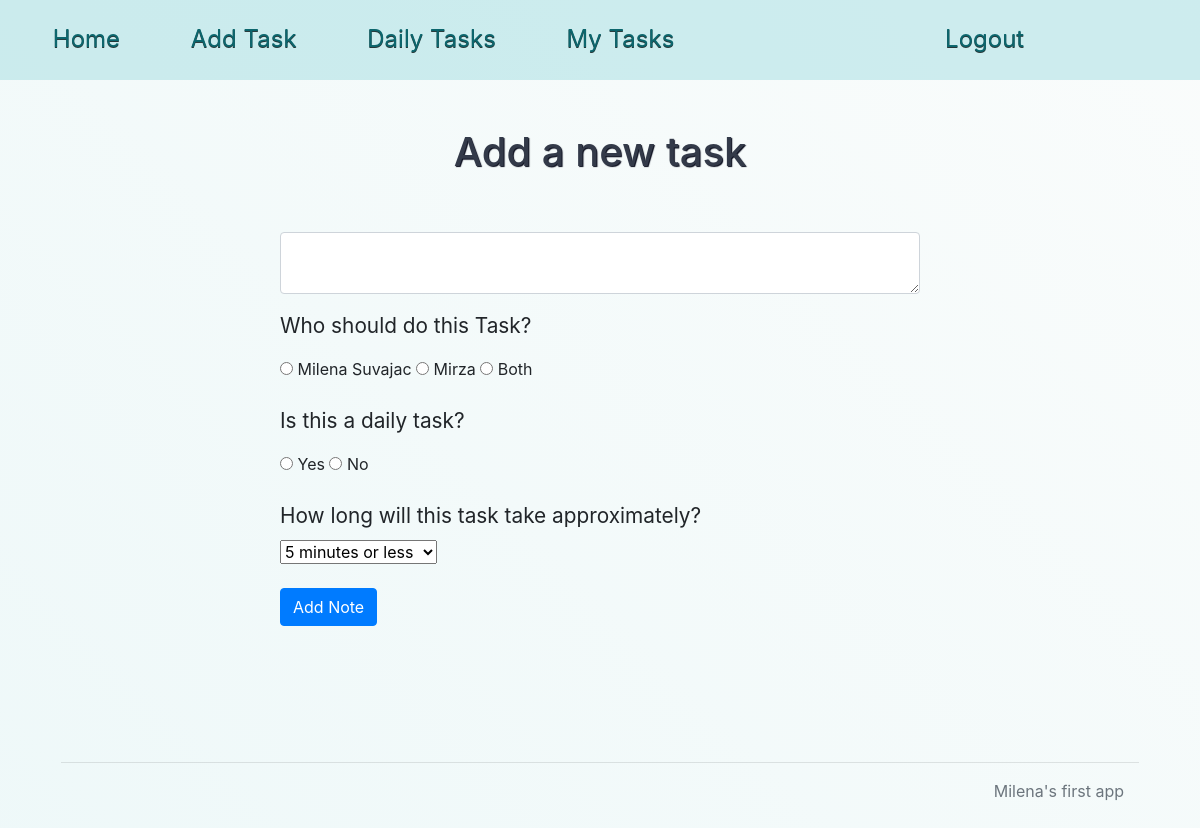
The page /add (signed in) on the database as committed earlier.
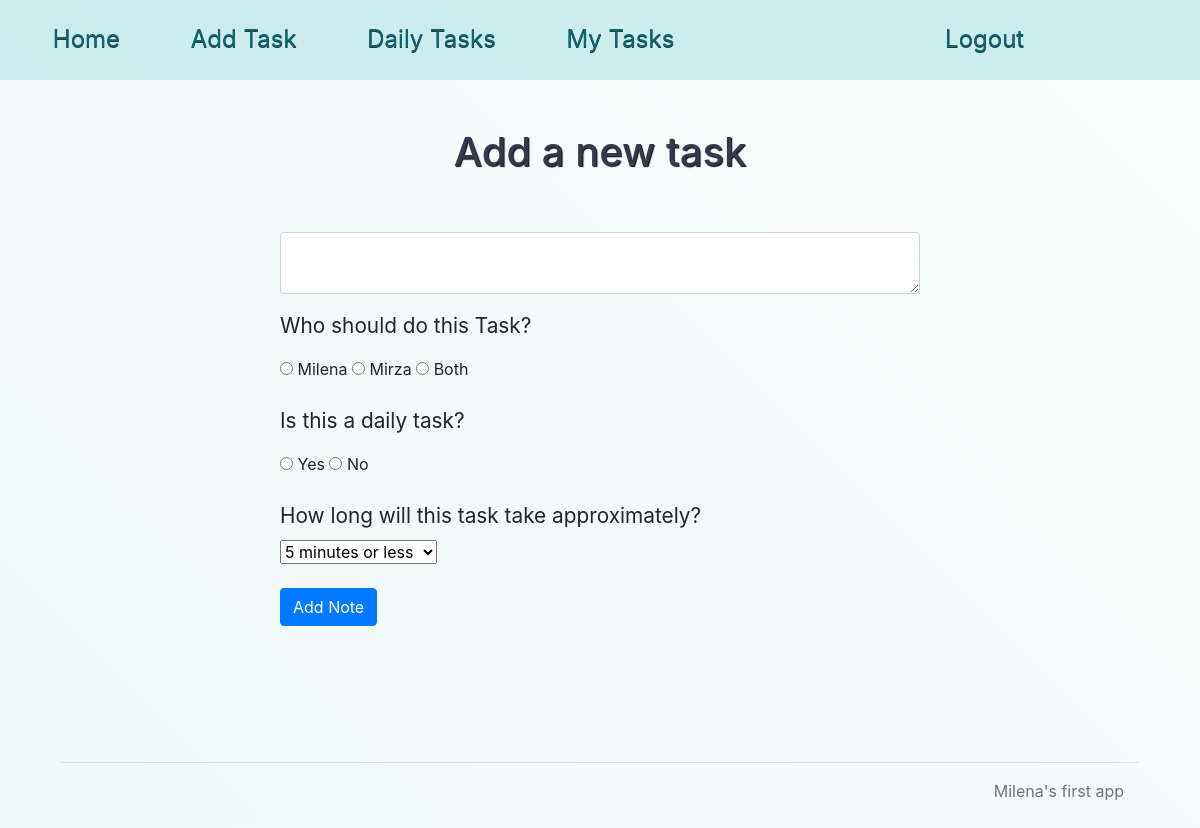
The same page on the database as committed later.
### website/models.py (models this page shows)
class User(db.Model, UserMixin):
    id = db.Column(db.Integer, primary_key = True)
    email = db.Column(db.String(50), unique = True)
    password = db.Column(db.String(50))
    name = db.Column(db.String(50))
    def __repr__(self):
        return f'{self.name}'

### website/views.py (the view, shortened to what this page needs)
@views.route('/add', methods = ['GET','POST'])
@login_required
def add():
    usernames = User.query.order_by(User.name).all()
    list_dailytasks = Note.query.filter_by(dailytask = True).all()
    return render_template("add.html", user = current_user, list_dailytasks = list_dailytasks, usernames = usernames)

### website/__init__.py (called while the page is built)
def create_app():
    app=Flask(__name__)
    app.config['SECRET_KEY']='hjhjhjhfdhj jhsdajhufenkf'
    app.config['SQLALCHEMY_DATABASE_URI'] = f'sqlite:///{DB_NAME}'
    db.init_app(app)
    from .views import views
    from .auth import auth
    app.register_blueprint(views, url_prefix="/")
    app.register_blueprint(auth, url_prefix="/")
    from .models import User,Note
    create_database(app)
    login_manager=LoginManager()
    login_manager.login_view='auth.login'
    login_manager.init_app(app)
    @login_manager.user_loader
    def load_user(id):
        return User.query.get(int(id))
    return app

### website/templates/add.html (shortened to what this page needs)
{% extends "base.html" %}
{% block content %}
<h1>Add a new task</h1>
<form method="POST">
    <textarea name="note" id="note" class="form-control" placeholder="Add your task here"> </textarea>
    <p class="label" >Who should do this Task?</p>
    {% for user in usernames %}
    <input type="radio" name="foruser" value="{{ user.name }}">
    <label for="username" > {{ user }} </label>
    {% endfor %}
    <input type="radio" name="foruser" value="both">
    <label for="both"> Both </label>
    <p class="label"> Is this a daily task?</p>
    <input type="radio" id="yes" name="dailytask" value="yes">
    <label for="yes"> Yes </label>
    <input type="radio" id="no" name="dailytask" value="no">
    <label for="no"> No </label>
    <label class="label" for="duration"> How long will this task take approximately? </label>
    <select name="duration" id="duration">
        <option value="5">5 minutes or less</option>
    </select>
    <br>
    <br>
    <button type="submit" class="btn btn-primary">Add Note</button>
</form>
<br>
<footer class="footer">
    <hr>
    <div class="container">
        <p class="text-muted">Milena's first app</p>
    </div>
</footer>
{% endblock %}

Rows that differ between the two databases and show on the page:
changed User: name "Milena Suvajac" → "Milena"
